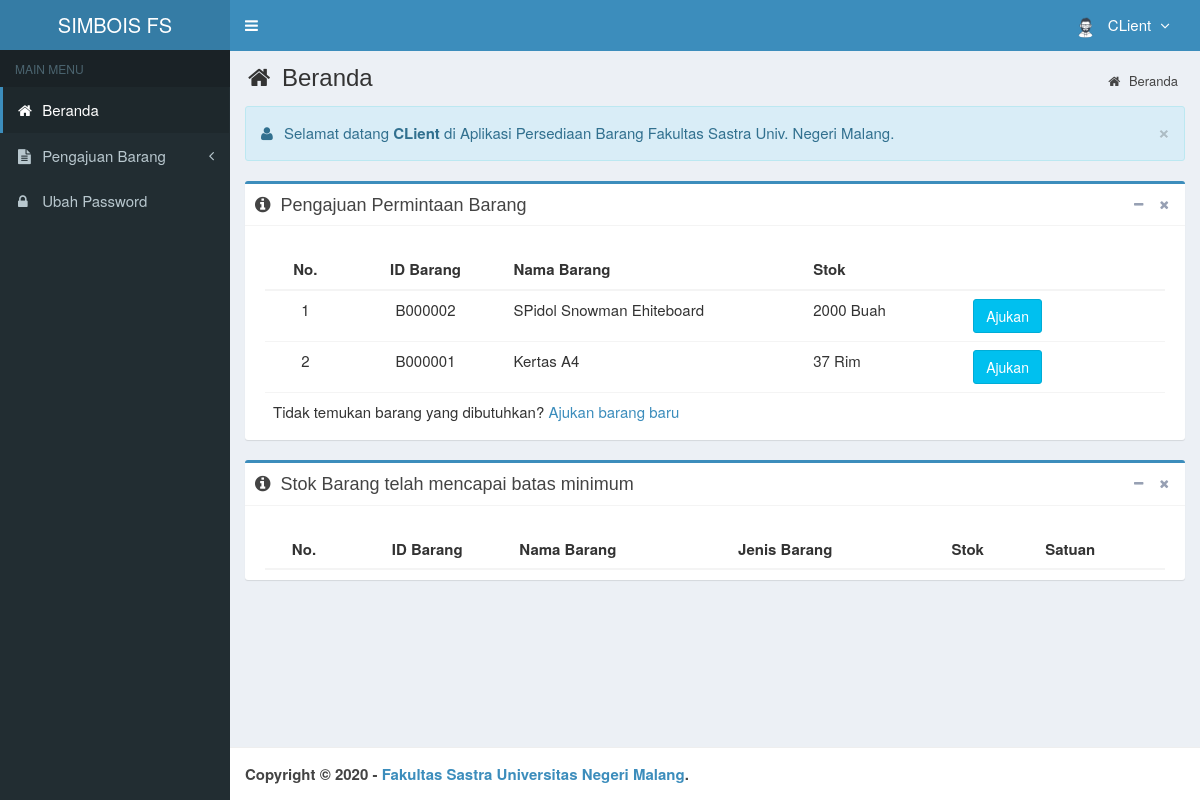
The app's page /main.php?module=home (signed in) with its own data.
### tables this page shows
CREATE TABLE `is_users` (
  `id_user` smallint(6) NOT NULL,
  `username` varchar(50) NOT NULL,
  `nama_user` varchar(50) NOT NULL,
  `password` varchar(50) NOT NULL,
  `email` varchar(50) DEFAULT NULL,
  `telepon` varchar(13) DEFAULT NULL,
  `foto` varchar(100) DEFAULT NULL,
  `hak_akses` enum('Super Admin','Manajer','Gudang') NOT NULL,
  `status` enum('aktif','blokir') NOT NULL DEFAULT 'aktif',
  `created_at` timestamp NOT NULL DEFAULT current_timestamp(),
  `updated_at` timestamp NOT NULL DEFAULT current_timestamp() ON UPDATE current_timestamp()
);

CREATE TABLE `is_barang` (
  `id_barang` varchar(7) NOT NULL,
  `nama_barang` varchar(100) NOT NULL,
  `id_jenis` int(11) NOT NULL,
  `id_satuan` int(11) NOT NULL,
  `stok` int(11) NOT NULL DEFAULT 0,
  `created_user` smallint(6) NOT NULL,
  `created_date` timestamp NOT NULL DEFAULT current_timestamp(),
  `updated_user` smallint(6) NOT NULL,
  `updated_date` timestamp NOT NULL DEFAULT current_timestamp() ON UPDATE current_timestamp()
);

CREATE TABLE `is_satuan` (
  `id_satuan` int(11) NOT NULL,
  `nama_satuan` varchar(30) NOT NULL,
  `created_user` smallint(6) NOT NULL,
  `created_date` timestamp NOT NULL DEFAULT current_timestamp(),
  `updated_user` smallint(6) NOT NULL,
  `updated_date` timestamp NOT NULL DEFAULT current_timestamp() ON UPDATE current_timestamp()
);

### modules/beranda/view.php (the view, shortened to what this page needs)
<section class="content-header">
  <h1>
    <i class="fa fa-home icon-title"></i> Beranda
  </h1>
  <ol class="breadcrumb">
    <li><a href="?module=home"><i class="fa fa-home"></i> Beranda</a></li>
  </ol>
</section>
<section class="content">
  <div class="row">
    <div class="col-lg-12 col-xs-12">
      <div class="alert alert-info alert-dismissable">
        <button type="button" class="close" data-dismiss="alert" aria-hidden="true">&times;</button>
        <p style="font-size:15px">
          <i class="icon fa fa-user"></i> Selamat datang <strong><?php echo $_SESSION['nama_user']; ?></strong> di Aplikasi Persediaan Barang Fakultas Sastra Univ. Negeri Malang.
        </p>
      </div>
    </div>
  </div>
  <div class="row">
    <div class="col-lg-12 col-xs-12">
      <div class="box box-primary">
        <div class="box-header with-border">
          <h3 class="box-title"><i class="fa fa-info-circle icon-title"></i> Pengajuan Permintaan Barang</h3>
          <div class="box-tools pull-right">
            <button class="btn btn-box-tool" data-widget="collapse">
              <i class="fa fa-minus"></i>
            </button>
            <button class="btn btn-box-tool" data-widget="remove">
              <i class="fa fa-times"></i>
            </button>
          </div>
        </div>
        <div class="box-body">
          <div class="table-responsive">
            <?php
            if ($_SESSION['hak_akses']=='Gudang') {
            ?>
            <table class="table no-margin">
              <thead>
                <tr>
                  <th class="center">No.</th>
                  <th class="center">ID Barang</th>
                  <th>Nama Barang</th>
                  <th>Stok</th>
                  <th></th>
                </tr>
              </thead>
              <tbody>
              <?php
              $no = 1;
              $query = mysqli_query($mysqli, "SELECT is_barang.*, is_satuan.nama_satuan  from is_barang inner join is_satuan on is_barang.id_satuan = is_satuan.id_satuan ORDER BY id_barang DESC")
                                              or die('Ada kesalahan pada query tampil Data Barang: '.mysqli_error($mysqli));
              while ($data = mysqli_fetch_assoc($query)) {
                echo "<tr>
                        <td width='20' class='center'>$no</td>
                        <td width='80' class='center'>$data[id_barang]</td>
                        <td width='150'>$data[nama_barang]</td>
                        <td width='80'>$data[stok] $data[nama_satuan]</td>
                        <td width='100'><a href='?module=form_pengajuan&id=$data[id_barang]' class='btn btn-info'>Ajukan</a></td>
                      </tr>";
                $no++;
              }
              ?>
              </tbody>
              <tfoot>
                <tr>
                  <td colspan="5">Tidak temukan barang yang dibutuhkan? <a href="?module=form_pengajuan_baru" class="">Ajukan barang baru</a></td>
                </tr>
              </tfoot>
            </table>
            <?php
            }
            ?>
          </div>
        </div>
      </div>
    </div>
  </div>
  <div class="row">
    <div class="col-lg-12 col-xs-12">
      <div class="box box-primary">
        <div class="box-header with-border">
          <h3 class="box-title"><i class="fa fa-info-circle icon-title"></i> Stok Barang telah mencapai batas minimum</h3>
          <div class="box-tools pull-right">
            <button class="btn btn-box-tool" data-widget="collapse">
              <i class="fa fa-minus"></i>
            </button>
            <button class="btn btn-box-tool" data-widget="remove">
              <i class="fa fa-times"></i>
            </button>
          </div>
        </div>
        <div class="box-body">
          <div class="table-responsive">
            <table class="table no-margin">
              <thead>
                <tr>
                  <th class="center">No.</th>
                  <th class="center">ID Barang</th>
                  <th>Nama Barang</th>
                  <th>Jenis Barang</th>
                  <th>Stok</th>
                  <th>Satuan</th>
                </tr>
              </thead>
            </table>
          </div>
        </div>
      </div>
    </div>
  </div>
</section>

### top-menu.php (shortened to what this page needs)
<?php
require_once "config/database.php";
$query = mysqli_query($mysqli, "SELECT id_user, nama_user, foto, hak_akses FROM is_users WHERE id_user='$_SESSION[id_user]'")
                                or die('Ada kesalahan pada query tampil Manajemen User: '.mysqli_error($mysqli));
$data = mysqli_fetch_assoc($query);
?>
<li class="dropdown user user-menu">
  <a href="#" class="dropdown-toggle" data-toggle="dropdown">
  <?php
  if ($data['foto']=="") { ?>
    <img src="images/user/user-default.png" class="user-image" alt="User Image"/>
  <?php
  }
  else { ?>
    <img src="images/user/<?php echo $data['foto']; ?>" class="user-image" alt="User Image"/>
  <?php
  }
  ?>
    <span class="hidden-xs"><?php echo $data['nama_user']; ?> <i style="margin-left:5px" class="fa fa-angle-down"></i></span>
  </a>
</li>

### assets/css/style.css (style rules this page uses)
.bg-aqua, .callout.callout-info, .alert-info, .label-info, .modal-info .modal-body { background-color: #d9edf7 !important; }
.alert-info { border-color: #bce8f1; }
.content-header { padding: 15px 18px 0; position: relative; }
.content-header > .breadcrumb { background: transparent none repeat scroll 0 0; border-radius: 2px; float: right; font-size: 13px; margin-bottom: 0; margin-top: 0; padding: 7px 12px; position: absolute; right: 10px; top: 15px; }
.center { text-align:center; }
.icon-title { margin-right: 5px; }
body { background-color: #fff; color: #333; font-size: 15px; line-height: 1.42857; }

### records on screen
is_users: foto (picture), nama_user "CLient"
is_barang: id_barang "B000002", nama_barang "SPidol Snowman Ehiteboard", stok "2000", id_satuan.nama_satuan "Buah"
is_barang: id_barang "B000001", nama_barang "Kertas A4", stok "37", id_satuan.nama_satuan "Rim"

### other values on screen
$_SESSION['nama_user'] "CLient"
